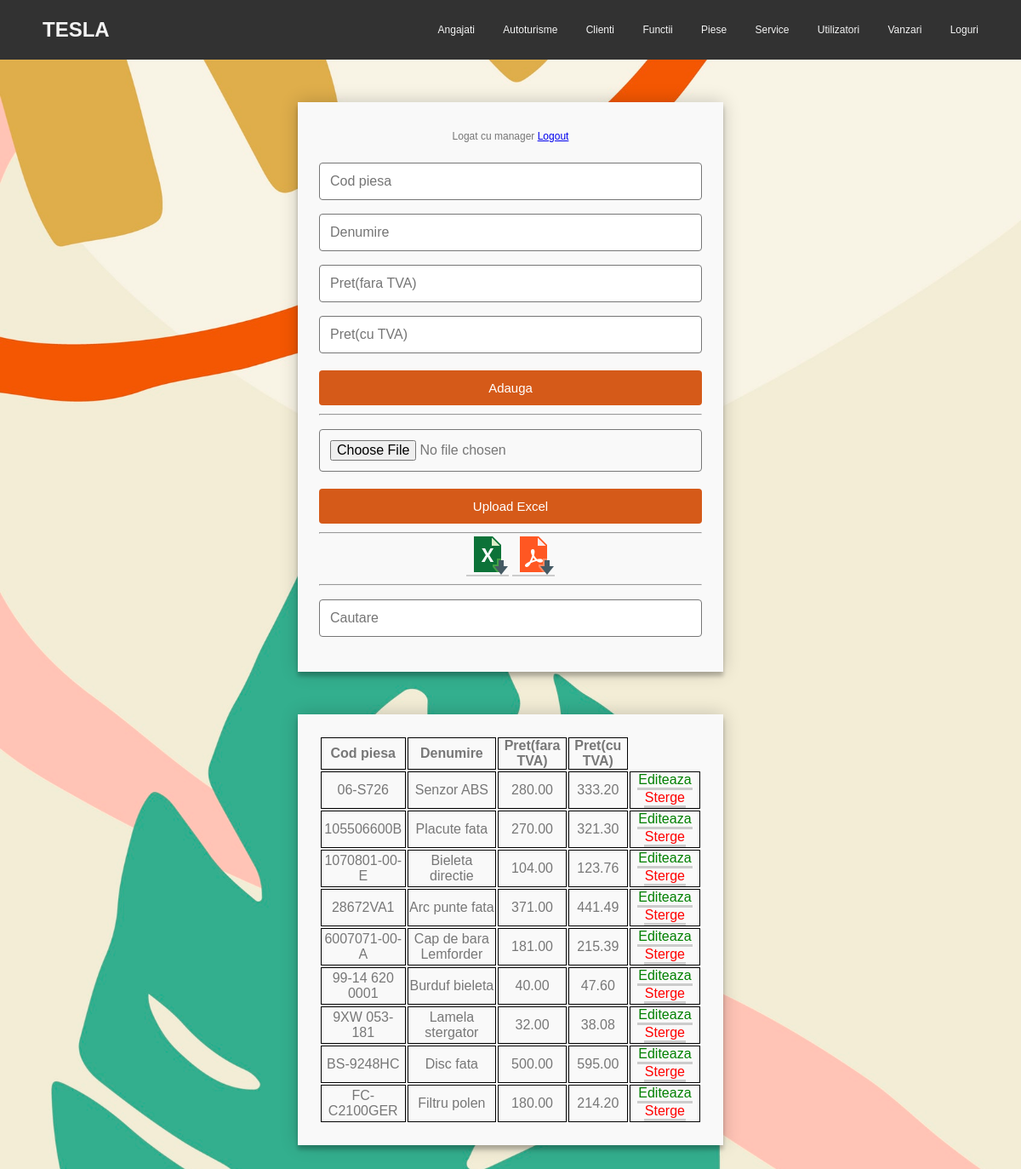
/data/piese.php (signed in), run on the app's committed database.
### tables this page shows
CREATE TABLE `piese` (
  `codp` varchar(15) NOT NULL,
  `denp` varchar(35) DEFAULT NULL,
  `pretp` double(7,2) DEFAULT NULL,
  `pretptva` double(7,2) DEFAULT NULL,
  PRIMARY KEY (`codp`)
);

### select.php (called while the page is built, shortened)
<?php
function selectFrom($query, $type){
    require "connection.php";
    if (!empty($connect)) {
        $stm = $connect->prepare($query);
    } else
        $stm = null;
    $stm->execute();
    if ($type === 1) {
        return $stm->fetch()[0];
    }
    else
        return $stm->fetchAll();
}

### data/piese.php (the view, shortened to what this page needs)
<?php
require "../connection.php";
require "../select.php";
require "../header.php";
$codlog = selectFrom("select codf from utilizatori where username = '".$_SESSION['user']."'", 1);
if(!empty($connect))
    $stmt = $connect->prepare('SELECT * FROM piese');
else
    $stmt = null;
$stmt->execute();
?>
<!DOCTYPE html>
<html lang="en">
<head>
</head>
<body>
<div id="nav-placeholder">
</div>
<div id="prod">
    <label><?php echo "Logat cu ".$_SESSION['user'];?></label>
    <a href="../logout.php">Logout</a>
    <?php if ($codlog != 1): ?>
<form method="post" autocomplete="off">
    <input name="codp" type="text" placeholder="Cod piesa">
    <input name="denp" type="text" placeholder="Denumire">
    <input name="pretp" id="pretp" type="number" placeholder="Pret(fara TVA)" onkeyup="addVat()">
    <input name="pretptva" id="pretptva" type="text" placeholder="Pret(cu TVA)" readonly>
    <input name="adauga" type="submit" value="Adauga">
</form>
    <hr>
    <form method="post" action="../import.php?tab=piese" enctype="multipart/form-data">
        <input type="file" name="file" accept=".xls,.xlsx">
        <input type="submit" value="Upload Excel">
    </form>
    <hr>
    <?php if ($codlog != 6 && $codlog != 1):?>
    <div class="link">
        <a id="edit" href="../print.php?tab=piese"><img src="../img/excel.png" alt="Export Excel" title="Export Excel"></a>
        <a id="edit" href="../pdf/pdfPiese.php"><img src="../img/pdf.png" alt="Export PDF" title="Export PDF"></a>
    </div>
        <hr>
    <?php endif;?>
    <?php endif;?>
    <input type='text' id='searchTable' placeholder='Cautare'>
</div>
<table id="table">
    <thead>
    <tr>
        <th>Cod piesa</th>
        <th>Denumire</th>
        <th>Pret(fara TVA)</th>
        <th>Pret(cu TVA)</th>
    </tr>
    </thead>
    <tbody>
    <?php while ($ps = $stmt->fetch(PDO::FETCH_OBJ)): ?>
        <tr>
            <td><?php echo $ps->codp; ?></td>
            <td><?php echo $ps->denp; ?></td>
            <td><?php echo $ps->pretp; ?></td>
            <td><?php echo $ps->pretptva; ?></td>
            <?php if ($codlog != 7 && $codlog != 1):?>
            <td class="link">
                <a id="edit" href="../edit/editPiese.php?codp=<?php echo $ps->codp ?>">Editeaza</a>
                <a id="delete" href="piese.php?codp=<?php echo $ps->codp ?>&action=delete">Sterge</a>
            </td>
            <?php endif ?>
        </tr>
    <?php endwhile; ?>
    </tbody>
</table>
</body>
</html>

### style/styles.css (style rules this page uses)
body { background: url("../img/background.jpg") fixed; background-size: cover; font-family: Helvetica, Arial, sans-serif; font-weight: 100; font-size: 12px; line-height: 30px; color: #777; }
* { margin: 0; padding: 0; box-sizing: border-box; -webkit-box-sizing: border-box; -moz-box-sizing: border-box; -webkit-font-smoothing: antialiased; text-rendering: optimizeLegibility; }
#main, #prod, #table { background: #F9F9F9; padding: 25px; box-shadow: 0 0 20px 0 rgba(0, 0, 0, 0.2), 0 5px 5px 0 rgba(0, 0, 0, 0.24); max-width: 300px; width: 100%; position: relative; margin: 50px auto; text-align: center; }
#prod, #table { max-width: 500px; }
td, th { border: 1px solid black; }
.login input, #prod input, #prod select { box-sizing: border-box; display: block; width: 100%; border-width: 1px; border-style: solid; padding: 16px; outline: 0; font-family: inherit; font-size: 16px; margin: 16px auto; border-radius: 4px; }
#prod input { padding: 12px; }
.login input[type="submit"], #prod input[type="submit"], #down { cursor: pointer; width: 100%; border: none; background: #d55a19; color: #FFF; margin: 20px 0 10px; padding: 12px; font-size: 15px; }
.link a { text-decoration: none; outline: none; transition: background-color .25s ease-out; display: inline-block; padding: 0 1px; border-bottom: 0.2em solid #ccc; }
#edit { color: green; }
#delete { color: red; }

### data on the page
piese: codp "06-S726", denp "Senzor ABS", pretp "280.00", pretptva "333.20"
piese: codp "105506600B", denp "Placute fata", pretp "270.00", pretptva "321.30"
piese: codp "1070801-00-E", denp "Bieleta directie", pretp "104.00", pretptva "123.76"
piese: codp "28672VA1", denp "Arc punte fata", pretp "371.00", pretptva "441.49"
piese: codp "6007071-00-A", denp "Cap de bara Lemforder", pretp "181.00", pretptva "215.39"
piese: codp "99-14 620 0001", denp "Burduf bieleta", pretp "40.00", pretptva "47.60"
piese: codp "9XW 053-181", denp "Lamela stergator", pretp "32.00", pretptva "38.08"
piese: codp "BS-9248HC", denp "Disc fata", pretp "500.00", pretptva "595.00"
piese: codp "FC-C2100GER", denp "Filtru polen", pretp "180.00", pretptva "214.20"

### other printed values
$_SESSION['user'] "manager"
